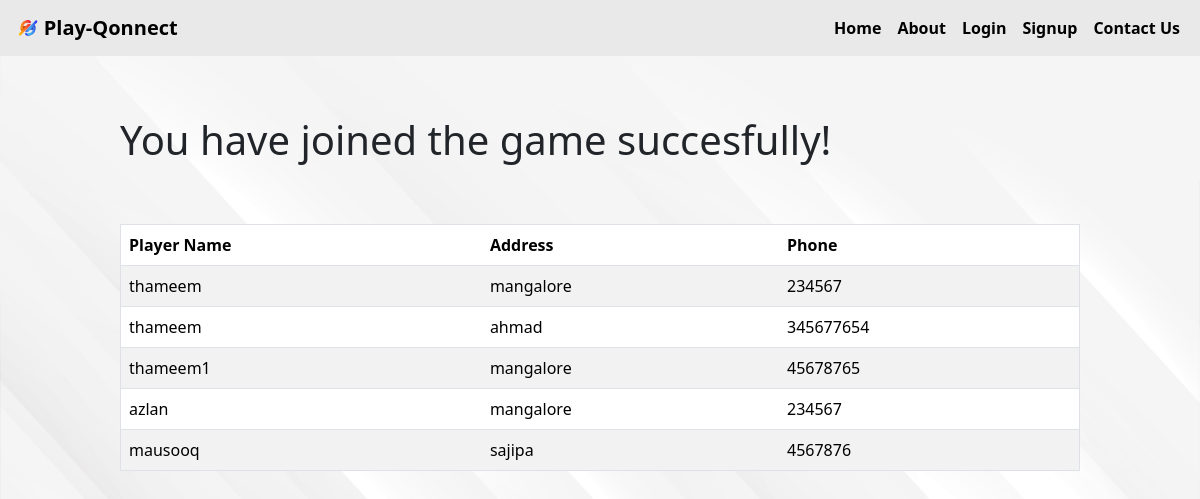
The page /game/1/players_list (signed in) on the database as committed earlier.
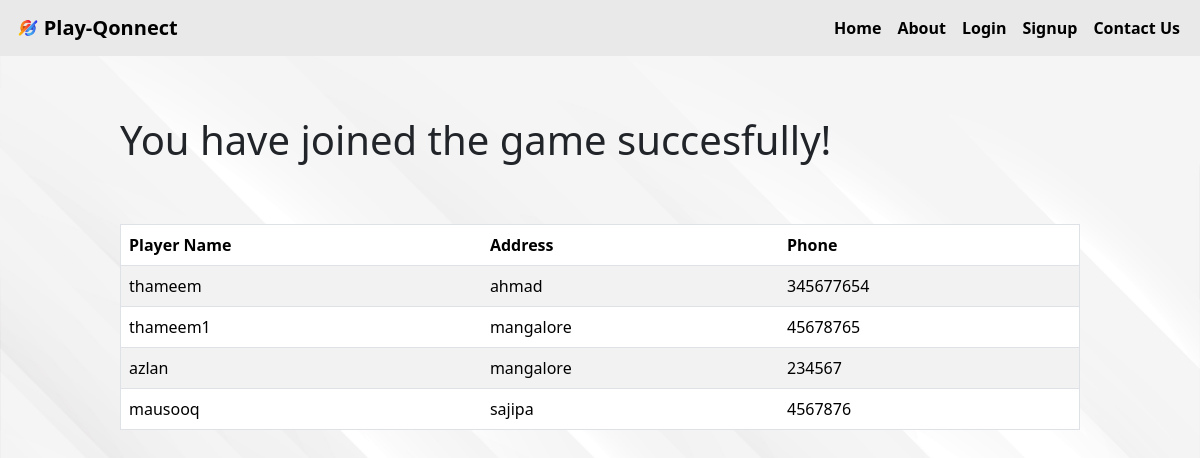
The same page on the database as committed later.
### app.py (models this page shows)
class Player(db.Model):
    id = db.Column(db.Integer, primary_key=True)
    game_id = db.Column(db.Integer, db.ForeignKey('game.id'), nullable=False)
    player_name = db.Column(db.String(255), nullable=False)
    player_address = db.Column(db.String(255), nullable=False)
    player_phone = db.Column(db.String(15), nullable=True)

### app.py (the view)
@app.route('/game/<int:game_id>/players_list')
@login_required
def players_list(game_id):
    game = Game.query.get_or_404(game_id)
    players = game.players
    return render_template('players_list.html', players=players)

### app.py (called while the page is built)
@login_manager.user_loader
def load_user(user_id):
    return User.query.get(int(user_id))

### templates/players_list.html
{% extends 'layout.html' %} {% block title %} Players List {% endblock title %}
{% block body %}
<h1 class="turftab">You have joined the game succesfully!</h1>
<div class="turftab">
  <table border="1" class="table table-striped">
    <thead>
      <tr>
        <th>Player Name</th>
        <th>Address</th>
        <th>Phone</th>
      </tr>
    </thead>
    <tbody>
      {% for player in players %}
      <tr>
        <td>{{ player.player_name }}</td>
        <td>{{ player.player_address }}</td>
        <td>{{ player.player_phone }}</td>
      </tr>
      {% endfor %}
    </tbody>
  </table>
</div>
{% endblock body %}

Rows that differ between the two databases and show on the page:
removed Player: player_name "thameem", player_address "mangalore", player_phone "234567"
